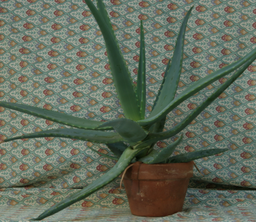
#> input picture module_2/disparity_map_project/data/Aloe_images/Aloe/Aloe_right_1.png, 256 x 222 px, shrunk from 427 x 370 before the run, given in place of Aloe_left_1.png, which was not available
$ python wbm_with_cosine_similarity.py
#> lines starting #> are read from the running program, lines starting #| are printed output that depends on the picture; pictures that were not available may be replaced by others from this repository, and a replacement may not be noted
import cv2
import os
import numpy as np


def cosine_similarity(x, y):
    numerator = np.dot(x, y)
    denominator = np.linalg.norm(x) * np.linalg.norm(y)
    return numerator / denominator


def window_based_maching(left_img, right_img, disparity_range, kernel_size=5):
#> called with left_img = './data/Aloe_images/Aloe/Aloe_left_1.png', right_img = './data/Aloe_images/Aloe/Aloe_right_2.png', disparity_range = 16, kernel_size = 3
    left = cv2.imread(left_img, 0)
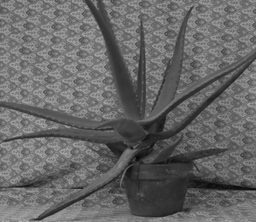
#> left: shape (222, 256); min 7, max 181, mean 102.6
    right = cv2.imread(right_img, 0)
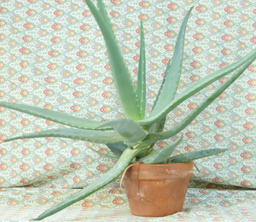
#> input picture module_2/disparity_map_project/data/Aloe_images/Aloe/Aloe_right_2.png, 256 x 222 px, shrunk from 427 x 370 before the run
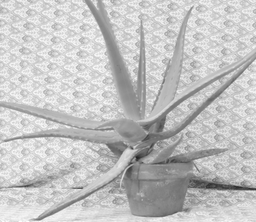
#> right: shape (222, 256); min 35, max 254, mean 194.2

    left = left.astype(np.float32)
    right = right.astype(np.float32)

    height, width = left.shape[:2]
#> height = 222; width = 256

    depth = np.zeros((height, width), np.uint8)
    kernel_half = int((kernel_size - 1) / 2)
    scale = 3

    for y in range(kernel_half, height - kernel_half):
        for x in range(kernel_half, width - kernel_half):
            disparity = 0
            cost_optimal = -1

            for j in range(disparity_range):
                d = x - j
                cost = -1
                if (d - kernel_half) > 0:
                    w_p = left[y - kernel_half:y + kernel_half +
                               1, x - kernel_half:x + kernel_half + 1]
                    w_pd = right[y - kernel_half:y + kernel_half +
                                 1, d - kernel_half:d + kernel_half + 1]
                    wp_flat = w_p.flatten()
                    wpd_flat = w_pd.flatten()

                    cost = cosine_similarity(wp_flat, wpd_flat)

                if cost > cost_optimal:
                    cost_optimal = cost
                    disparity = j

            depth[y, x] = disparity * scale
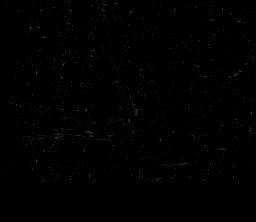
#> depth: shape (222, 256); min 0, max 45, mean 0.5

    return depth


def save_results(depth_img, results_path, method_name, file_name):
    if not os.path.isdir(results_path):
        os.mkdir(results_path)
    print("Saving result...")
    cv2.imwrite(os.path.join(
        results_path, method_name + "_" + file_name), depth_img)
    cv2.imwrite(os.path.join(results_path, method_name + "_color_" + file_name),
                cv2.applyColorMap(depth_img, cv2.COLORMAP_JET))
    print("Done.")


if __name__ == "__main__":

    if not os.path.isdir("./results"):
        os.mkdir("./results")
    results_path = r"./results/window_based_matching/"

    left_img_path = r"./data/Aloe_images/Aloe/Aloe_left_1.png"
    right_img_path = r"./data/Aloe_images/Aloe/Aloe_right_2.png"
    disparity_range = 16
    kernel_size = 3

#> (the run stopped early here; a loop or call above may not have finished)
